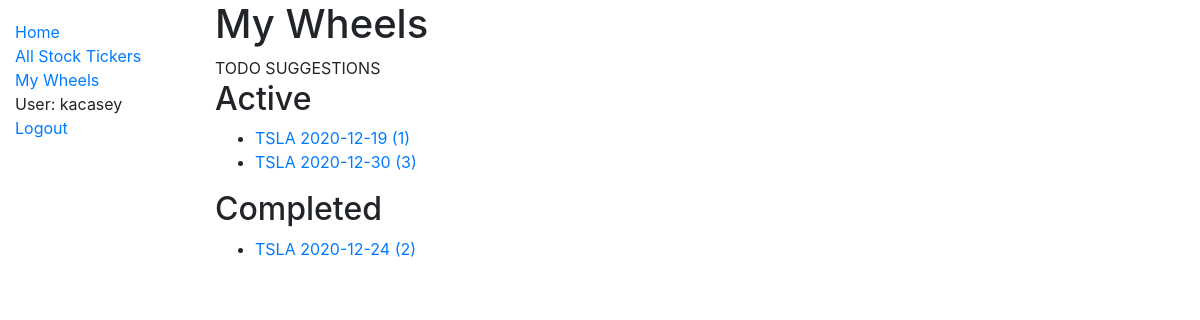
The page /catalog/wheels/ (signed in) on the database its author committed.
### catalog/models.py (models this page shows, shortened)
class OptionWheel(models.Model):
    user = models.ForeignKey(
        settings.AUTH_USER_MODEL,
        on_delete=models.CASCADE,
    )
    is_active = models.BooleanField()
    total_profit = models.DecimalField(max_digits=12, decimal_places=2, default=None, null=True)
    total_days_active = models.IntegerField(default=None, null=True)
    collatoral = models.DecimalField(max_digits=12, decimal_places=2, default=None, null=True)
    def __str__(self):
        first_option_purchase = OptionPurchase.objects.filter(option_wheel=self.id).first()
        if first_option_purchase is None:
            return "No options associated with this wheel"
        return f"{first_option_purchase.stock_ticker} {first_option_purchase.purchase_date.strftime('%Y-%m-%d')} ({self.id})"
    def get_absolute_url(self):
        return reverse('wheel-detail', args=[str(self.id)])

class OptionPurchase(models.Model):
    stock_ticker = models.ForeignKey(
        'StockTicker',
        on_delete=models.CASCADE,
    )
    user = models.ForeignKey(
        settings.AUTH_USER_MODEL,
        on_delete=models.CASCADE,
    )
    option_wheel = models.ForeignKey(
        'OptionWheel',
        on_delete=models.CASCADE,
    )
    purchase_date = models.DateTimeField()
    expiration_date = models.DateField()
    premium = models.DecimalField(max_digits=12, decimal_places=2)
    strike = models.DecimalField(max_digits=12, decimal_places=2)
    price_at_date = models.DecimalField(max_digits=12, decimal_places=2)
    class CallOrPut(models.TextChoices):
        CALL = 'C', _('Call')
        PUT = 'P', _('Put')
    call_or_put = models.CharField(
        max_length=1,
        choices=CallOrPut.choices,
        default=CallOrPut.PUT,
    )

class StockTicker(models.Model):
    name = models.CharField(max_length=200, help_text='Enter a ticker, like TSLA.')
    class StockRecommendation(models.TextChoices):
        NONE = 'NO', _('None')
        STABLE = 'ST', _('Stable Choice')
        HIGHVOLATILITY = 'HV', _('High Volatility')
    recommendation = models.CharField(
        max_length=2,
        choices=StockRecommendation.choices,
        default=StockRecommendation.NONE,
    )
    def __str__(self):
        return self.name

### catalog/views.py (the view)
# urls.py: path('wheels/', views.OptionWheelListView.as_view(), name='wheels'),
class OptionWheelListView(generic.ListView):
    model = OptionWheel
    context_object_name = 'wheels'
    template_name = 'catalog/optionwheel_list.html'
    def get_queryset(self):
        user = self.request.user
        queryset = {
            'active_wheels': OptionWheel.objects.filter(user=user, is_active=True),
            'completed_wheels': OptionWheel.objects.filter(user=user, is_active=False),
        }
        return queryset

### catalog/templates/catalog/optionwheel_list.html
{% extends "base_generic.html" %}
{% block content %}
  <h1>My Wheels</h1>
  TODO SUGGESTIONS
  <h2>Active</h2>
  {% if wheels.active_wheels %}
      <ul>
        {% for wheel in wheels.active_wheels %}
          <li>
            <a href="{{ wheel.get_absolute_url }}">{{ wheel }}</a>
          </li>
        {% endfor %}
      </ul>
  {% else %}
    <p>You have no active wheels</p>
  {% endif %}
  <h2>Completed</h2>
  {% if wheels.completed_wheels %}
      <ul>
        {% for wheel in wheels.completed_wheels %}
          <li>
            <a href="{{ wheel.get_absolute_url }}">{{ wheel }}</a>
          </li>
        {% endfor %}
      </ul>
  {% else %}
    <p>You have no completed wheels</p>
  {% endif %}
{% endblock %}

### catalog/templates/base_generic.html (shortened to what this page needs)
<!DOCTYPE html>
<html lang="en">
<head>
  <link rel="stylesheet" href="https://stackpath.bootstrapcdn.com/bootstrap/4.3.1/css/bootstrap.min.css">
  {% load static %}
  <link rel="stylesheet" href="{% static 'css/styles.css' %}">
</head>
<body>
  <div class="container-fluid">
    <div class="row">
      <div class="col-sm-2">
      {% block sidebar %}
        <ul class="sidebar-nav">
          <li><a href="{% url 'index' %}">Home</a></li>
          <li><a href="{% url 'tickers' %}">All Stock Tickers</a></li>
          {% if user.is_authenticated %}
            <li><a href="{% url 'wheels' %}">My Wheels</a></li>
            <li>User: {{ user.get_username }}</li>
            <li><a href="{% url 'logout'%}?next={{request.path}}">Logout</a></li>
          {% else %}
            <li><a href="{% url 'login'%}?next={{request.path}}">Login</a></li>
          {% endif %}
        </ul>
     {% endblock %}
      </div>
      <div class="col-sm-10 ">{% block content %}{% endblock %}</div>
    </div>
  </div>
</body>
</html>

### catalog/static/css/styles.css (style rules this page uses)
.sidebar-nav { margin-top: 20px; padding: 0; list-style: none; }

### rows shown on the page
OptionWheel: id.purchase_date "TSLA 2020-12-19 (1)"
OptionWheel: id.purchase_date "TSLA 2020-12-30 (3)"
OptionWheel: id.purchase_date "TSLA 2020-12-24 (2)"

### other values the page prints
{{ user.get_username }} "kacasey"
